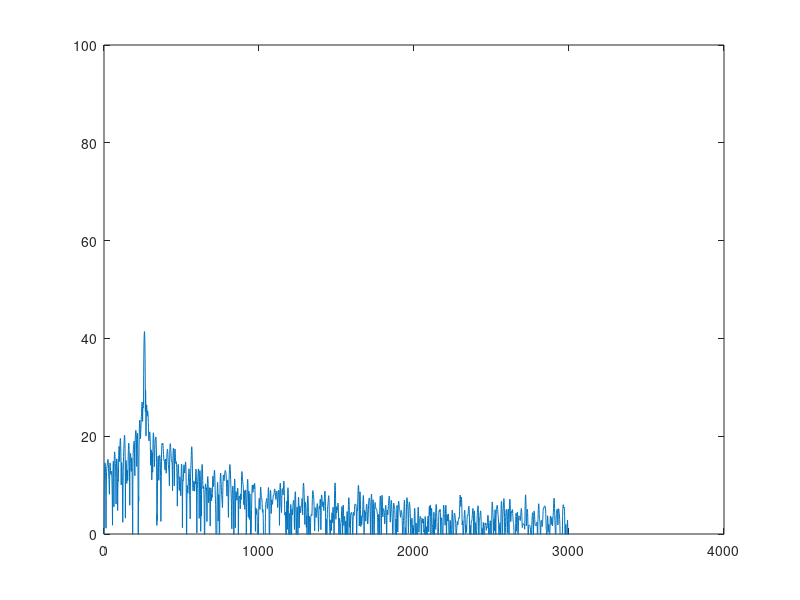

Recreate this plot in MATLAB. (Note: this script raises an error after producing the figure.)
clear;clc;
Fs = 65536;                    %# sampling frequency in Hz
T = 1;                         %# length of one interval signal in sec
t = 0:1/Fs:T-1/Fs;             %# time vector
nfft = 2^nextpow2(Fs);         %# n-point DFT
numUniq = ceil((nfft+1)/2);    %# half point
f = (0:numUniq-1)'*Fs/nfft;    %'# frequency vector (one sided)
dense = 1;
%%
sigwhole = [];
fftMagwhole = [];
pitchseq = [261,293,329,349,392,440];
num = 6;
for n = 1:num
    pitch = pitchseq(n);
    dur = 0.3;
    N = round(dur * Fs) * dense;
    time = (0:N-1) / Fs;
    maxe = 100;
    volumn = 100;
    a = 100;
    b = 100;
    range = 3000;
    sampnum = 1000;
    exponential = 1;
    sig = zeros(1,N);
    pitch_ = pitch;
    
    for i = 1 : sampnum
        sig = sig + (maxe * cos(2*pi*pitch_*time) / ( ( ( abs ( pitch_ - pitch ) ^ exponential ) * a + b )));
        pitch_ = rand * range;
    end 
    sig = sig / norm(sig, 2) * volumn;   
    % sig = sig';
    % adding harmonic 
    harmonicnum = 5;
    harmonicexponential = 2;
    factor_second = 1;
    factor_third = 1;
    factor_fourth = 1;
    for i = 1 : harmonicnum
       pitch_ = pitch * i
       % sig = sig + (maxe * cos(2*pi*pitch_*time) / ( ( ( abs ( pitch_ - pitch ) ^ harmonicexponential ) * a + b )));
      sig = sig + (0.5 * cos(2 * pi * pitch * time)); 
    end
    sig = sig';
    sig = sig .* hanning(length(sig));

   
    fftMag = 10*log10( abs(fft(sig,nfft)));
    [maxmag,fundfreq] = max(fftMag);
    sigwhole(:,n) = sig;
    fftMagwhole(:,n) = fftMag(1:numUniq);
end
sigcon = [];
for n = 1:num
    sig = sigwhole(:,n);
    sigcon = [sigcon;sig];
    fftMag = fftMagwhole(:,n);
    figure(2);
    plot(f, fftMag(1:numUniq));
    axis([0,4000,0,100]);
    drawnow;
    p=audioplayer(sig .* hanning(length(sig)), Fs); playblocking(p);
end
p=audioplayer(sigcon, Fs); playblocking(p);